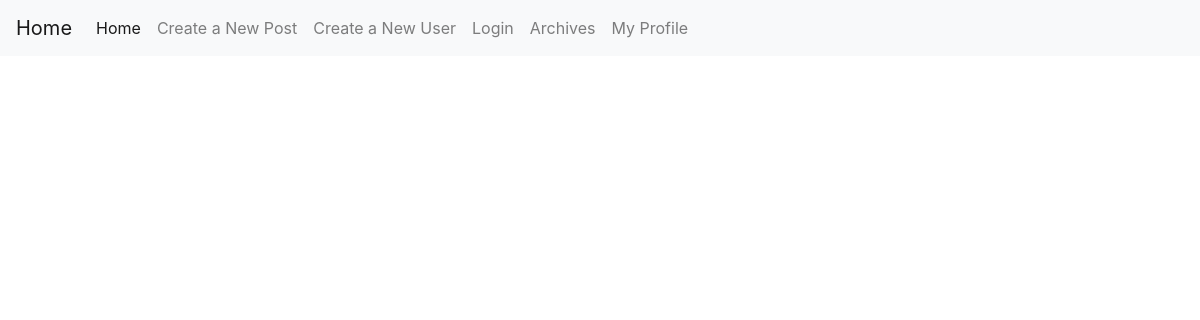
/archives, run on an earlier commit of the app's database.
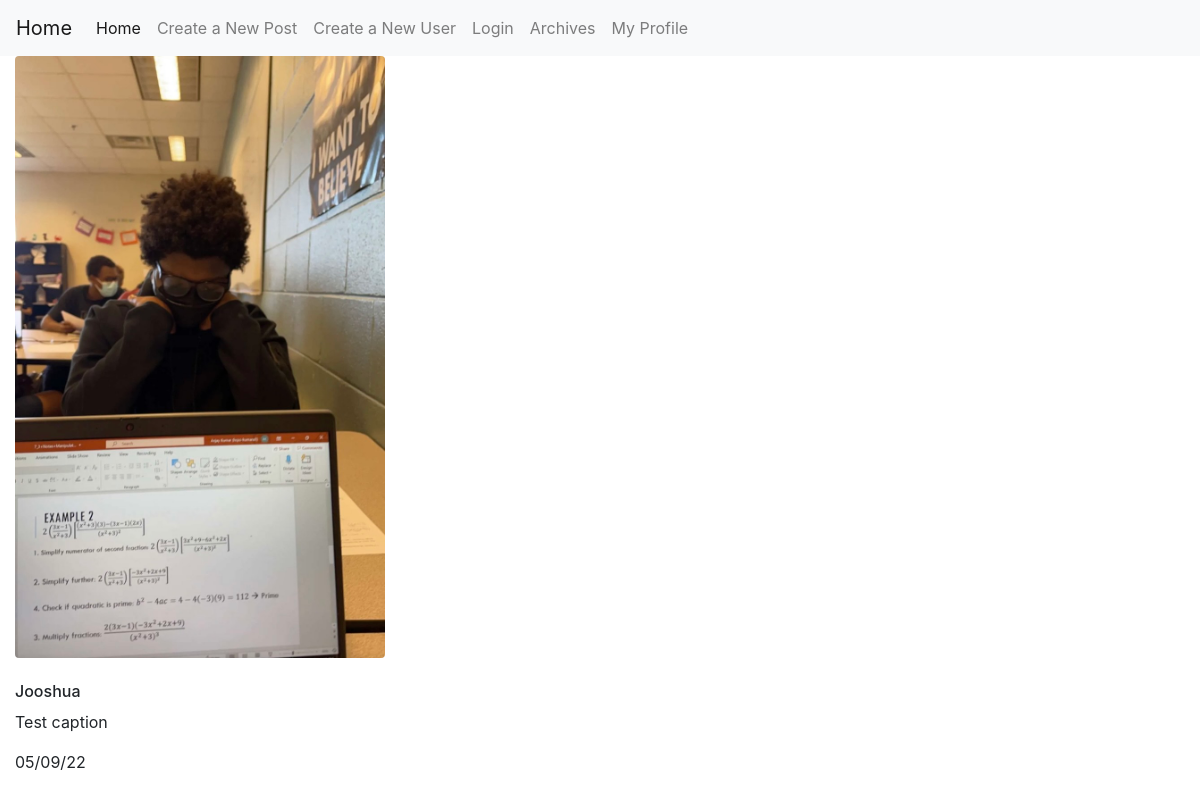
And on a later commit of the database.
### app.py (models this page shows)
class Post(db.Model):
    id = db.Column(db.Integer, primary_key=True)
    image = db.Column(db.String(1000))
    caption = db.Column(db.String(255))
    date = db.Column(db.String(20))
    timestamp = db.Column(db.String(20))
    poster = db.Column(db.Integer, db.ForeignKey('user.id'))

### app.py (the view)
@app.route("/archives", methods=['GET', 'POST'])
def archives():
    return render_template("archives.html", gallery=create_gallery())

### app.py (called while the page is built)
def create_gallery():
    gallery = "\t\t\t<div class=\"row\">\n"
    for post in Post.query.all():
        gallery += "\t\t\t\t<div class=\"col-lg-4 mb-4 mb-lg-0\">\n"
        gallery += "\t\t\t\t\t<img\n"
        gallery += "\t\t\t\t\t\tsrc=\"static/" + "Archives/" + post.image + "\"\n"
        print(post.image)
        gallery += "\t\t\t\t\t\tclass=\"w-100 shadow-1-strong rounded mb-4\"\n"
        gallery += "\t\t\t\t\t\twidth=\"25%\"\n"
        gallery += "\t\t\t\t\t/>\n"
        gallery += "\t\t\t\t\t<h6>" + post.poster + "</h6>"
        gallery += "\t\t\t\t\t<p>" + post.caption + "</p>"
        gallery += "\t\t\t\t\t<p>" + post.date + "</p>"
        gallery += "\t\t\t\t</div>\n"
    gallery += "\t\t\t</div>"
    return gallery

### templates/archives.html (shortened to what this page needs)
<!DOCTYPE html>
<html lang="en">
<head>
</head>
    <body>
        {% extends "base.html" %}
        {% block content %}
        {%autoescape false%}
           {{gallery}}
        {%endautoescape%}
        {% endblock%}

### templates/base.html (shortened to what this page needs)
<!doctype html>
<html>
<head>
    <link rel="stylesheet" href="https://stackpath.bootstrapcdn.com/bootstrap/4.3.1/css/bootstrap.min.css">
</head>
<body>
        <nav class="navbar navbar-expand-lg navbar-light bg-light">
            <a class="navbar-brand" href="/">Home</a>
             <div class="collapse navbar-collapse" id="navbarNav">
                 <ul class="navbar-nav">
                 <li class="nav-item active">
                         <a class="nav-link" href="/">Home <span class="sr-only">(current)</span></a>
            </li>
             <li class="nav-item">
                <a class="nav-link" href="/create_post">Create a New Post</a>
            </li>
            <li class="nav-item">
                <a class="nav-link" href="/create_user">Create a New User</a>
            </li>
            <li class="nav-item">
                <a class="nav-link" href="/login">Login</a>
            </li>
            <li class="nav-item">
                <a class="nav-link" href="/archives">Archives</a>
            </li>
            <li class="nav-item">
                <a class="nav-link" href="/profile/default">My Profile</a>
            </li>
            </ul>
            </div>
        </nav>
        <div class="container-fluid">
            {% block content %}
            {% endblock %}
        </div>
</body>
</html>

What changed in the data, as far as the page shows it:
added Post: caption (picture), caption "Jooshua Test caption 05/09/22"
